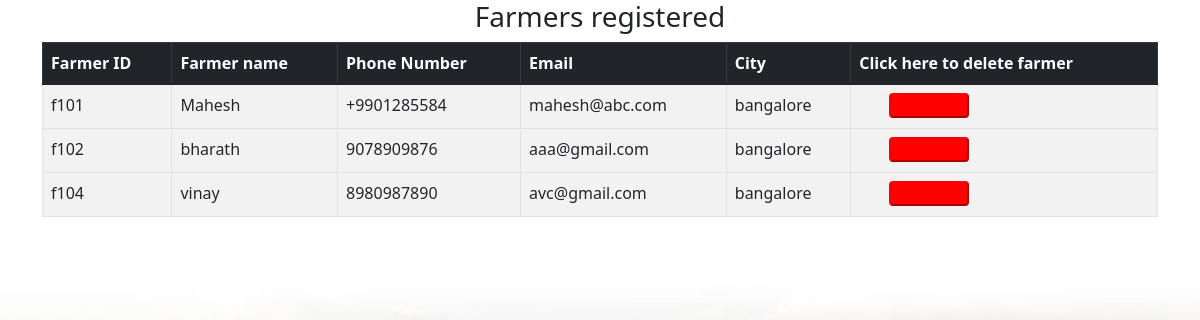
Screenshot of /adminfarmerview.php with the database file from the repository.
### tables this page shows
CREATE TABLE `farmer` (
  `farmer_id` varchar(100) NOT NULL,
  `farmer_name` varchar(100) NOT NULL,
  `phone_number` varchar(50) NOT NULL,
  `email` varchar(100) NOT NULL,
  `city` varchar(100) NOT NULL
);

### adminfarmerview.php (the view, shortened to what this page needs)
<!DOCTYPE html>
  <html lang="en">
  <head>
      <link href="https://cdn.jsdelivr.net/npm/bootstrap@5.1.3/dist/css/bootstrap.min.css" rel="stylesheet">
  </head>
  <body style="background: url('images/img1.jpg');
background-repeat: no-repeat;
background-size: 100%;
background-attachment: fixed;">
  <div class="container">
        <div class="tablename">
             <h3 align=center>Farmers registered</h3>
        </div>
      <table class="table table-striped table-bordered">
        <thead class="table-dark">
        <tr>
          <th>Farmer ID</th>
          <th>Farmer name</th>
          <th>Phone Number</th>
          <th>Email</th>
          <th>City</th>
          <th>Click here to delete farmer</th>
          </tr>
          </thead>
         <?php
         $con=mysqli_connect('localhost','root','');
         mysqli_select_db($con,'agriculture_management_system');
         $query="SELECT farmer_id,farmer_name,phone_number,email,city from farmer;";
         $result=$con->query($query);
         if($result->num_rows>0)
         {
           while($row=$result->fetch_assoc())
           {
             $f_id=$row['farmer_id'];
             echo "<tr><td>".$row["farmer_id"]."</td><td>".$row["farmer_name"]."</td><td>".$row["phone_number"]."</td><td>".$row["email"]."</td><td>".$row["city"]."</td><td><form action='adminfarmerdelete.php' method='post'><input type='submit' name='farmer' value=".$f_id." style='color:red;background:red;width: 80px;height:25px;border-radius: 4px;border-color:red;margin-left: 30px;'></form></td><tr>";
           }
           echo "</table>";
         }
         else{
           echo "<h2 align=center>No Farmers to display</h2>";
         }
         ?>
        </div>
  </body>
  </html>

### rows the page displays
farmer: farmer_id "f101", farmer_name "Mahesh", phone_number "+9901285584", email "mahesh@abc.com", city "bangalore", farmer "f101"
farmer: farmer_id "f102", farmer_name "bharath", phone_number "9078909876", email "aaa@gmail.com", city "bangalore", farmer "f102"
farmer: farmer_id "f104", farmer_name "vinay", phone_number "8980987890", email "avc@gmail.com", city "bangalore", farmer "f104"
